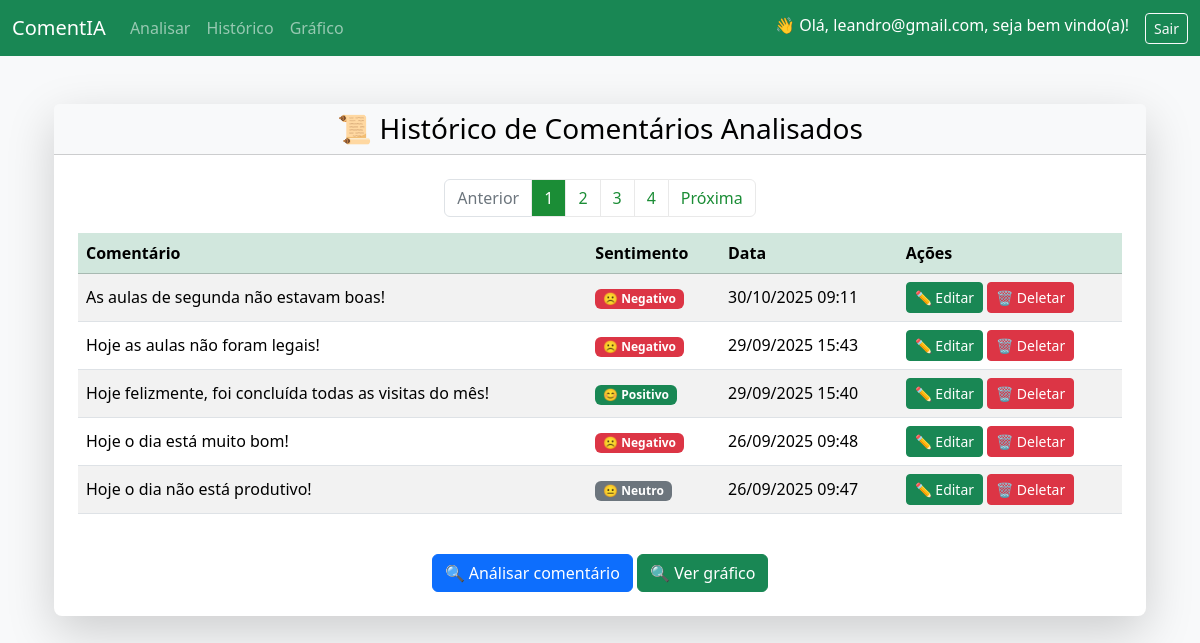
Screenshot of /historico/ (signed in) with the database file from the repository.
### analise/models.py (models this page shows, shortened)
class ComentarioModel(models.Model):
    texto = models.TextField()
    sentimento = models.CharField(max_length=20)
    data = models.DateTimeField(auto_now_add=True)

### analise/views.py (the view)
# urls.py: path('historico/', views.historico, name="historico"),
@login_required
def historico(request):
    comentarios_list = ComentarioModel.objects.all().order_by('-data')
    paginator = Paginator(comentarios_list, 5)  # 5 comentários por página
    page_number = request.GET.get('page')
    comentarios = paginator.get_page(page_number)
    return render(request, "analise/historico.html", {"comentarios": comentarios})

### analise/templates/analise/historico.html (shortened to what this page needs)
{% extends "analise/base.html" %}
{% block content %}
    <div class="container mt-5">
        <div class="card shadow-lg border-0 rounded-3">
            <div class="card-header bg-light text-black text-center">
                <h3 class="mb-0">📜 Histórico de Comentários Analisados</h3>
            </div>
            <div class="card-body p-4">
                <div class="table-responsive">
                    <table class="table table-hover table-striped align-middle">
                        <thead class="table-success">
                            <tr>
                                <th>Comentário</th>
                                <th>Sentimento</th>
                                <th>Data</th>
                                <th>Ações</th>
                            </tr>
                        </thead>
                        <tbody>
                            {% for c in comentarios %}
                            <tr>
                                <td>{{ c.texto }}</td>
                                <td>
                                    {% if c.sentimento|lower == "positivo" %}
                                        <span class="badge bg-success">😊 Positivo</span>
                                    {% elif c.sentimento|lower == "negativo" %}
                                        <span class="badge bg-danger">☹️ Negativo</span>
                                    {% elif c.sentimento|lower == "neutro" or c.sentimento|lower == "neutral" %}
                                        <span class="badge bg-secondary">😐 Neutro</span>
                                    {% else %}
                                        <span class="badge bg-dark">{{ c.sentimento }}</span>
                                    {% endif %}
                                </td>
                                <td>{{ c.data|date:"d/m/Y H:i" }}</td>
                                <td>
                                    <a href="{% url 'editar_comentario' c.id %}" class="btn btn-sm btn-success">✏️ Editar</a>
                                    <a href="{% url 'deletar_comentario' c.id %}" class="btn btn-sm btn-danger">🗑️ Deletar</a>
                                </td>
                            </tr>
                            {% empty %}
                            <tr>
                                <td colspan="3" class="text-center text-muted">Nenhum comentário analisado ainda.</td>
                            </tr>
                            {% endfor %}
                        </tbody>
                        <nav aria-label="Navegação de páginas">
                            <ul class="pagination pagination-success justify-content-center">
                                {% if comentarios.has_previous %}
                                    <li class="page-item">
                                        <a class="page-link" href="?page={{ comentarios.previous_page_number }}">Anterior</a>
                                    </li>
                                {% else %}
                                    <li class="page-item disabled">
                                        <span class="page-link">Anterior</span>
                                    </li>
                                {% endif %}
                                {% for num in comentarios.paginator.page_range %}
                                    {% if comentarios.number == num %}
                                        <li class="page-item active">
                                            <span class="page-link">{{ num }}</span>
                                        </li>
                                    {% else %}
                                        <li class="page-item">
                                            <a class="page-link" href="?page={{ num }}">{{ num }}</a>
                                        </li>
                                    {% endif %}
                                {% endfor %}
                                {% if comentarios.has_next %}
                                    <li class="page-item">
                                        <a class="page-link" href="?page={{ comentarios.next_page_number }}">Próxima</a>
                                    </li>
                                {% else %}
                                    <li class="page-item disabled">
                                        <span class="page-link">Próxima</span>
                                    </li>
                                {% endif %}
                            </ul>
                        </nav>
                    </table>
                </div>
                <div class="text-center mt-4">
                    <a href="{% url 'analisar' %}" class="btn btn-primary">
                        🔍 Análisar comentário
                    </a>
                    <a href="{% url 'grafico' %}" class="btn btn-success">
                        🔍 Ver gráfico
                    </a>
                </div>
            </div>
        </div>
    </div>
{% endblock %}

### analise/templates/analise/base.html (shortened to what this page needs)
{% load static %}
<!DOCTYPE html>
<html lang="pt-br">
<head>
    <link href="https://cdn.jsdelivr.net/npm/bootstrap@5.3.2/dist/css/bootstrap.min.css" rel="stylesheet">
</head>
<body class="bg-light">
<nav class="navbar navbar-expand-lg navbar-dark bg-success">
  <div class="container-fluid">
    <a class="navbar-brand" href="{% url 'analisar' %}">ComentIA</a>
    <div class="collapse navbar-collapse" id="navbarNav">
      <ul class="navbar-nav me-auto">
        <li class="nav-item">
          <a class="nav-link" href="{% url 'analisar' %}">Analisar</a>
        </li>
        <li class="nav-item">
          <a class="nav-link" href="{% url 'historico' %}">Histórico</a>
        </li>
        <li class="nav-item">
          <a class="nav-link" href="{% url 'grafico' %}">Gráfico</a>
        </li>
      </ul>
      <ul class="navbar-nav ms-auto">
        {% if user.is_authenticated %}
          <li class="nav-item">
            <span class="navbar-text text-white me-3">
              👋 Olá, {{ user.username }}, seja bem vindo(a)!
            </span>
          </li>
          <li class="nav-item">
            <a class="btn btn-outline-light btn-sm" href="{% url 'sair' %}">Sair</a>
          </li>
        {% else %}
          <li class="nav-item">
            <a class="btn btn-outline-light btn-sm" href="{% url 'entrar' %}">Entrar</a>
          </li>
        {% endif %}
      </ul>
    </div>
  </div>
</nav>
<div class="container mt-4">
    {% block content %}{% endblock %}
</div>
</body>
</html>

### analise/templates/analise/base.html (style rules this page uses)
.pagination-success .page-link { color: #1b8d36; background-color: #fff; border-color: #e9e9e9; }
.pagination-success .page-item.active .page-link { color: #fff; background-color: #1b8d36; border-color: #e9e9e9; }
.pagination-success .page-item.disabled .page-link { color: #6c757d; background-color: #fff; border-color: #dee2e6; }

### rows the page displays
ComentarioModel: texto "As aulas de segunda não estavam boas!", sentimento "☹️ Negativo", data "30/10/2025 09:11"
ComentarioModel: texto "Hoje as aulas não foram legais!", sentimento "☹️ Negativo", data "29/09/2025 15:43"
ComentarioModel: texto "Hoje felizmente, foi concluída todas as visitas do mês!", sentimento "😊 Positivo", data "29/09/2025 15:40"
ComentarioModel: texto "Hoje o dia está muito bom!", sentimento "☹️ Negativo", data "26/09/2025 09:48"
ComentarioModel: texto "Hoje o dia não está produtivo!", sentimento "😐 Neutro", data "26/09/2025 09:47"

### other values shown
{{ user.username }} "leandro@gmail.com"
{{ num }} "1"
{{ num }} "2" "3" "4"
